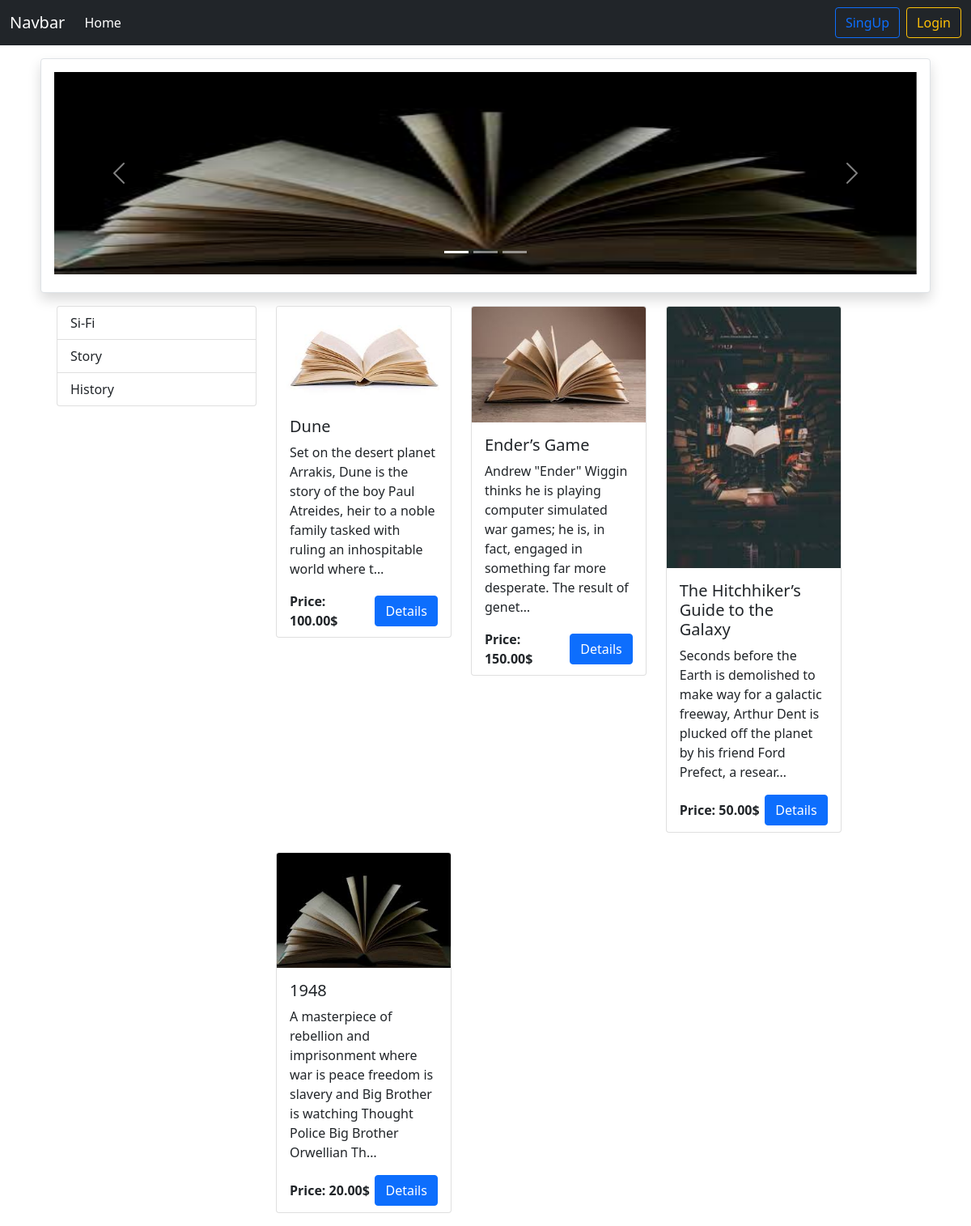
Page /category/1 on the committed database.
### Books/models.py (models this page shows, shortened)
class CategoryModel(models.Model):
    category = models.CharField(max_length=30)

class BookModel(models.Model):
    name = models.CharField(max_length=100)
    image = models.ImageField(upload_to='Media/',blank=True)
    description = models.TextField()
    borrowingPrice = models.DecimalField(decimal_places=2,max_digits=5)
    category = models.ForeignKey(CategoryModel,on_delete=models.CASCADE)

### Core/views.py (the view)
# urls.py: path('category/<int:id>',ViewByCategory,name='viewByCategory'),
def ViewByCategory(request,id):
    categorys = CategoryModel.objects.all()
    books = BookModel.objects.filter(category=id)
    return render(request,'home.html',{'categorys':categorys,'books':books})

### templates/home.html
{% extends "base.html" %}
{% load static %}
{% block content %}
<div class="border my-3 p-3 rounded bg-white shadow" style="height:290px">
    {% include "carousel.html" %}
</div>
<div class="row my-3 mx-2">
    <div class="col-sm-12 col-md-3">
      <div class="list-group" id="list-tab" role="tablist">
        {% for category in categorys %}
        <a class="list-group-item list-group-item-action fw-semibold" href={% url "viewByCategory" category.id %} role="tab" aria-controls="list-home">{{category.category}}</a>
        {% endfor %}
      </div>
    </div>
    <div class="col-sm-12 col-md-8">
      <div class="tab-content" id="nav-tabContent">
        <div class="row row-cols-1 row-cols-md-3 g-4">
        {% for book in books %}
            <div class="col">
              <div class="card">
                <img src="{% static book.image %}" class="card-img-top" alt="...">
                <div class="card-body">
                  <h5 class="card-title">{{book.name}}</h5>
                  <p class="card-text">{{book.description|truncatechars:150}}</p>
                </div>
              <div class="d-flex align-items-center justify-content-between mx-3 pb-2">
                <p class="fw-bold mb-0">Price: {{book.borrowingPrice}}$</p>
                <a class="btn btn-primary" href={% url "detailsview" book.id %}>Details</a>
              </div>
              </div>
            </div>
        {% endfor %}
        </div>
      </div>
    </div>
  </div>
{% endblock content %}

### rows in the picture
CategoryModel: category "Si-Fi"
CategoryModel: category "Story"
CategoryModel: category "History"
BookModel: image (picture), name "Dune", description "Set on the desert planet Arrakis, Dune is the story of the boy Paul Atreides, heir to a noble family tasked with ruling an inhospitable world where t…", borrowingPrice "100.00"
BookModel: image (picture), name "Ender’s Game", description "Andrew \"Ender\" Wiggin thinks he is playing computer simulated war games; he is, in fact, engaged in something far more desperate. The result of genet…", borrowingPrice "150.00"
BookModel: image (picture), name "The Hitchhiker’s Guide to the Galaxy", description "Seconds before the Earth is demolished to make way for a galactic freeway, Arthur Dent is plucked off the planet by his friend Ford Prefect, a resear…", borrowingPrice "50.00"
BookModel: image (picture), name "1948", description "A masterpiece of rebellion and imprisonment where war is peace freedom is slavery and Big Brother is watching Thought Police Big Brother Orwellian Th…", borrowingPrice "20.00"
